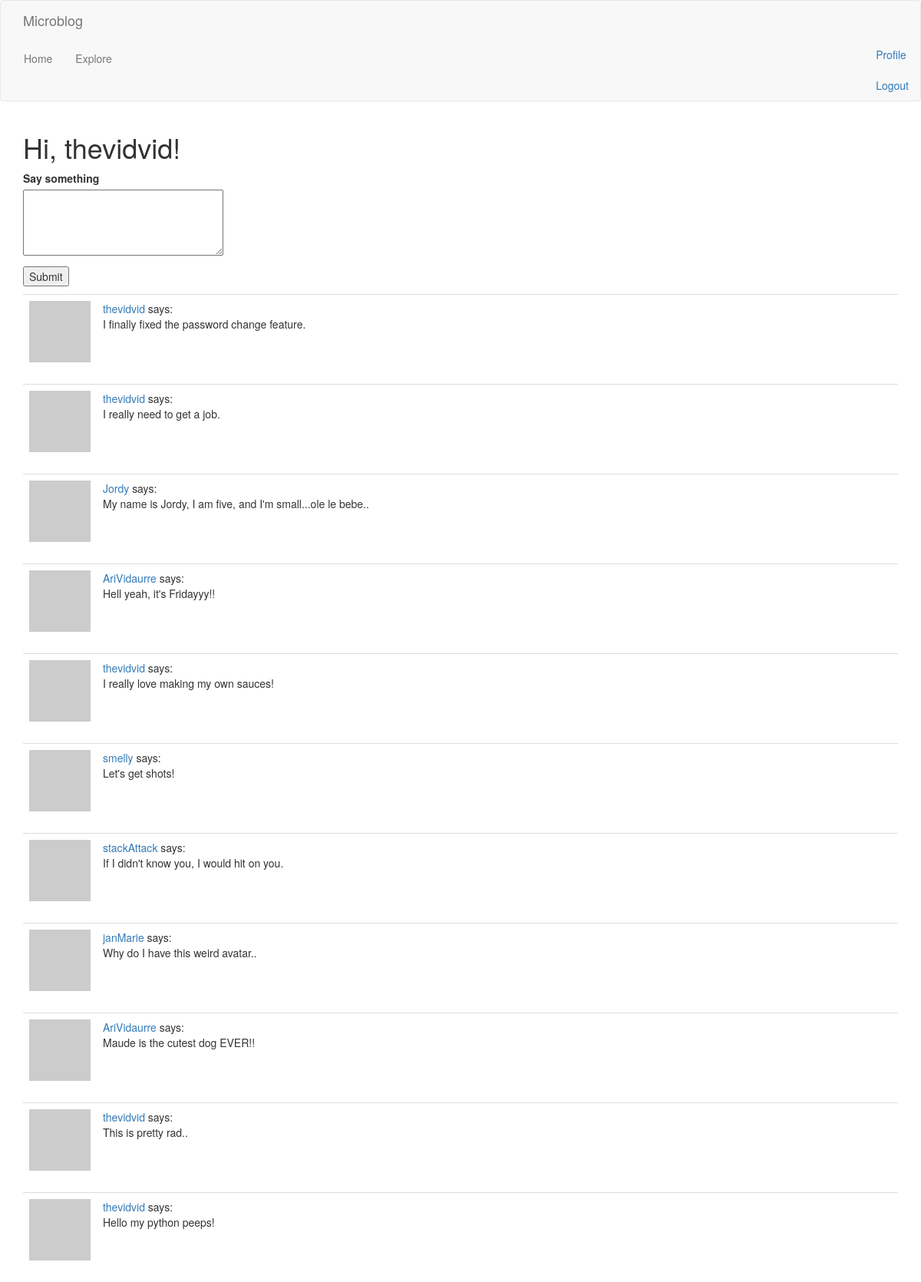
The page /index (signed in) on the database its author committed.
### app/models.py (models this page shows, shortened)
class User(UserMixin, db.Model):
    id = db.Column(db.Integer, primary_key=True)
    username = db.Column(db.String(64), index=True, unique=True)
    email = db.Column(db.String(120), index=True, unique=True)
    password_hash = db.Column(db.String(128))
    posts = db.relationship('Post', backref='author', lazy='dynamic')
    about_me = db.Column(db.String(140))
    last_seen = db.Column(db.DateTime, default=datetime.utcnow)
    followed = db.relationship(
        'User', secondary=followers,
        primaryjoin=(followers.c.follower_id == id),
        secondaryjoin=(followers.c.followed_id == id),
        backref=db.backref('followers', lazy='dynamic'), lazy='dynamic')
    def avatar(self, size):
        digest = md5(self.email.lower().encode('utf-8')).hexdigest()
        return 'https://www.gravatar.com/avatar/{}?d=identicon&s={}'.format(
            digest, size)
    def followed_posts(self):
        followed = Post.query.join(
            followers, (followers.c.followed_id == Post.user_id)).filter(
                followers.c.follower_id == self.id)
        own = Post.query.filter_by(user_id=self.id)
        return followed.union(own).order_by(Post.timestamp.desc())

class Post(db.Model):
    id = db.Column(db.Integer, primary_key=True)
    body = db.Column(db.String(140))
    timestamp = db.Column(db.DateTime, index=True, default=datetime.utcnow)
    user_id = db.Column(db.Integer, db.ForeignKey('user.id'))

### app/routes.py (the view)
@app.route('/', methods=['GET', 'POST'])
@app.route('/index', methods=['GET', 'POST'])
@login_required
def index():
    form = PostForm()
    if form.validate_on_submit():
        post = Post(body=form.post.data, author=current_user)
        db.session.add(post)
        db.session.commit()
        flash('Your post is now live!')
        return redirect(url_for('index'))
    page = request.args.get('page', 1, type=int)
    posts = current_user.followed_posts().paginate(
        page, app.config['POSTS_PER_PAGE'], False)
    next_url = url_for('index', page=posts.next_num) \
        if posts.has_next else None
    prev_url = url_for('index', page=posts.prev_num) \
        if posts.has_prev else None
    return render_template('index.html', title='Home', form=form,
                           posts=posts.items, next_url=next_url,
                           prev_url=prev_url)

### app/forms.py
class PostForm(FlaskForm):
    post = TextAreaField('Say something', validators=[
        DataRequired(), Length(min=1, max=140)])
    submit = SubmitField('Submit')

### app/models.py (called while the page is built)
@login.user_loader
def load_user(id):
    return User.query.get(int(id))

### app/routes.py (called while the page is built)
@app.before_request
def before_request():
    if current_user.is_authenticated:
        current_user.last_seen = datetime.utcnow()
        db.session.commit()

### app/templates/index.html (shortened to what this page needs)
{% extends "base.html" %}
{% block app_content %}
  <h1>Hi, {{ current_user.username }}!</h1>
  {% if form %}
    <form action="" method="post">
      <p>
        {{ form.post.label }}<br>
        {{ form.post(cols=32, rows=4) }}<br>
      </p>
      <p>
        {{ form.submit() }}
      </p>
    </form>
  {% endif %}
  {% for post in posts %}
    {% include '_post.html' %}
  {% endfor %}
{% endblock app_content %}

### app/templates/_post.html
<table class="table table-hover">
  <tr>
    <td width="70px">
        <a href="{{ url_for('user', username=post.author.username) }}">
            <img src="{{ post.author.avatar(70) }}" />
        </a>
    </td>
    <td>
      <a href="{{ url_for('user', username=post.author.username) }}">
        {{ post.author.username }}
      </a>
      says:
      <br>
        {{ post.body }}
    </td>
  </tr>
</table>

### rows shown on the page
User: username "thevidvid"
Post: author.username "thevidvid", body "I finally fixed the password change feature."
Post: author.username "thevidvid", body "I really need to get a job."
Post: author.username "Jordy", body "My name is Jordy, I am five, and I'm small...ole le bebe.."
Post: author.username "AriVidaurre", body "Hell yeah, it's Fridayyy!!"
Post: author.username "thevidvid", body "I really love making my own sauces!"
Post: author.username "smelly", body "Let's get shots!"
Post: author.username "stackAttack", body "If I didn't know you, I would hit on you."
Post: author.username "janMarie", body "Why do I have this weird avatar.."
Post: author.username "AriVidaurre", body "Maude is the cutest dog EVER!!"
Post: author.username "thevidvid", body "This is pretty rad.."
Post: author.username "thevidvid", body "Hello my python peeps!"
